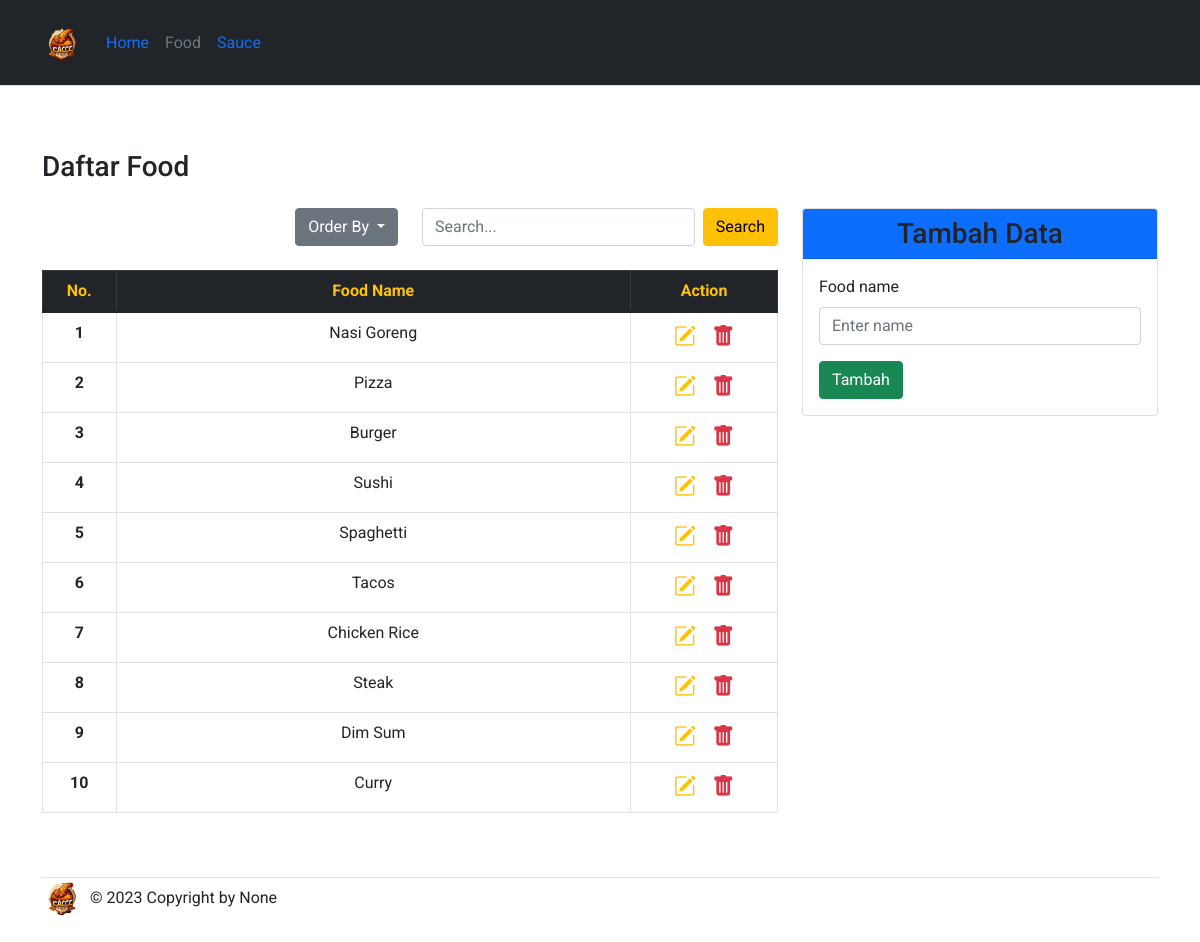
/tp3_combo_food/food.php, run on the app's committed database.
### tables this page shows
CREATE TABLE `food` (
  `food_id` int(11) NOT NULL,
  `food_name` varchar(255) NOT NULL
);

### tp3_combo_food/config/db.php (called while the page is built)
<?php
$DB_HOST = "localhost";
$DB_USERNAME = "root";
$DB_PASSWORD = "";
$DB_NAME = "db_combo_food";

### tp3_combo_food/classes/DB.php (called while the page is built, shortened)
<?php
class DB
{
    private $hostname;
    private $username;
    private $password;
    private $dbname;
    private $conn;
    private $result;
    function __construct($hostname, $username, $password, $dbname)
    {
        $this->hostname = $hostname;
        $this->username = $username;
        $this->password = $password;
        $this->dbname = $dbname;
    }
    function open()
    {
        $this->conn = mysqli_connect($this->hostname, $this->username, $this->password, $this->dbname);
    }
    function execute($query)
    {
        $this->result = mysqli_query($this->conn, $query);
    }
    function getResult()
    {
        return mysqli_fetch_array($this->result);
    }
}

### tp3_combo_food/classes/Food.php (called while the page is built, shortened)
<?php
class Food extends DB
{
    function getFood()
    {
        $query = "SELECT * FROM food";
        return $this->execute($query);
    }
}

### tp3_combo_food/food.php (the view, shortened to what this page needs)
<?php
include('config/db.php');
include('classes/DB.php');
include('classes/Food.php');
$food = new food($DB_HOST, $DB_USERNAME, $DB_PASSWORD, $DB_NAME);
$food->open();
if (isset($_POST['btn-search'])) {
    $food->search($_POST['search']);
} else if (isset($_POST['order'])) {
    $food->sortBy($_POST['order']);
} else {
    $food->getFood();
}
$header = '<tr>
<th scope="row">No.</th>
<th scope="row">Food Name</th>
<th scope="row">Action</th>
</tr>';
$nav = '<li><a href="food.php" class="nav-link px-2 link-secondary">Food</a></li>
<li><a href="sauce.php" class="nav-link px-2 link-body-emphasis">Sauce</a></li>';
$data = null;
$no = 1;
while ($div = $food->getResult()) {
    $data .=
    '<tr>
        <th scope="row" style="width: 10%;">' . $no . '</th>
        <td>' . $div['food_name'] . '</td>
        <td style="font-size: 22px; width: 20%;">
            <a href="food.php?id=' . $div['food_id'] . '" title="Edit Data"><i class="bi bi-pencil-square text-warning"></i></a>
            &nbsp;
            <a href="food.php?hapus=' . $div['food_id'] . '" title="Delete Data"><i class="bi bi-trash-fill text-danger"></i></a>
        </td>
    </tr>';
    $no++;
}

### data on the page
food: food_name "Nasi Goreng"
food: food_name "Pizza"
food: food_name "Burger"
food: food_name "Sushi"
food: food_name "Spaghetti"
food: food_name "Tacos"
food: food_name "Chicken Rice"
food: food_name "Steak"
food: food_name "Dim Sum"
food: food_name "Curry"
